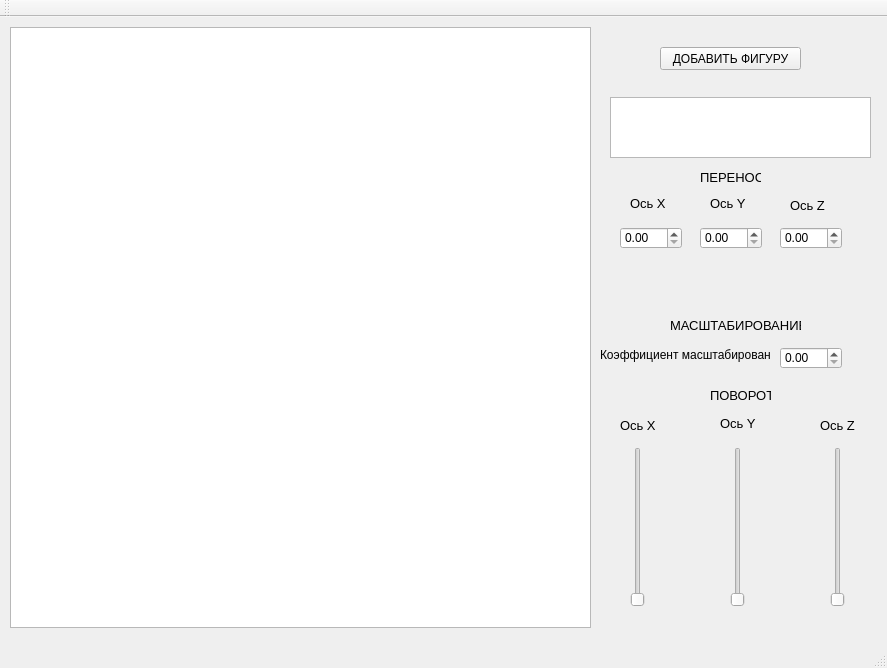
<?xml version="1.0" encoding="UTF-8"?>
<ui version="4.0">
 <class>MainWindow</class>
 <widget class="QMainWindow" name="MainWindow">
  <property name="geometry">
   <rect>
    <x>0</x>
    <y>0</y>
    <width>887</width>
    <height>668</height>
   </rect>
  </property>
  <property name="windowTitle">
   <string>MainWindow</string>
  </property>
  <widget class="QWidget" name="centralWidget">
   <widget class="QGraphicsView" name="graphicsView">
    <property name="geometry">
     <rect>
      <x>10</x>
      <y>10</y>
      <width>581</width>
      <height>601</height>
     </rect>
    </property>
   </widget>
   <widget class="QSlider" name="verticalSlider">
    <property name="geometry">
     <rect>
      <x>630</x>
      <y>430</y>
      <width>16</width>
      <height>160</height>
     </rect>
    </property>
    <property name="orientation">
     <enum>Qt::Vertical</enum>
    </property>
   </widget>
   <widget class="QSlider" name="verticalSlider_2">
    <property name="geometry">
     <rect>
      <x>730</x>
      <y>430</y>
      <width>16</width>
      <height>160</height>
     </rect>
    </property>
    <property name="orientation">
     <enum>Qt::Vertical</enum>
    </property>
   </widget>
   <widget class="QSlider" name="verticalSlider_3">
    <property name="geometry">
     <rect>
      <x>830</x>
      <y>430</y>
      <width>16</width>
      <height>160</height>
     </rect>
    </property>
    <property name="orientation">
     <enum>Qt::Vertical</enum>
    </property>
   </widget>
   <widget class="QLabel" name="label">
    <property name="geometry">
     <rect>
      <x>710</x>
      <y>370</y>
      <width>61</width>
      <height>16</height>
     </rect>
    </property>
    <property name="font">
     <font>
      <pointsize>10</pointsize>
     </font>
    </property>
    <property name="text">
     <string>ПОВОРОТ</string>
    </property>
   </widget>
   <widget class="QLabel" name="label_2">
    <property name="geometry">
     <rect>
      <x>620</x>
      <y>400</y>
      <width>41</width>
      <height>16</height>
     </rect>
    </property>
    <property name="font">
     <font>
      <pointsize>10</pointsize>
     </font>
    </property>
    <property name="text">
     <string>Ось X</string>
    </property>
   </widget>
   <widget class="QLabel" name="label_3">
    <property name="geometry">
     <rect>
      <x>720</x>
      <y>400</y>
      <width>47</width>
      <height>13</height>
     </rect>
    </property>
    <property name="font">
     <font>
      <pointsize>10</pointsize>
     </font>
    </property>
    <property name="text">
     <string>Ось Y</string>
    </property>
   </widget>
   <widget class="QLabel" name="label_4">
    <property name="geometry">
     <rect>
      <x>820</x>
      <y>400</y>
      <width>41</width>
      <height>16</height>
     </rect>
    </property>
    <property name="font">
     <font>
      <pointsize>10</pointsize>
     </font>
    </property>
    <property name="text">
     <string>Ось Z</string>
    </property>
   </widget>
   <widget class="QLabel" name="label_5">
    <property name="geometry">
     <rect>
      <x>670</x>
      <y>300</y>
      <width>131</width>
      <height>16</height>
     </rect>
    </property>
    <property name="font">
     <font>
      <pointsize>10</pointsize>
     </font>
    </property>
    <property name="text">
     <string>МАСШТАБИРОВАНИЕ</string>
    </property>
   </widget>
   <widget class="QLabel" name="label_6">
    <property name="geometry">
     <rect>
      <x>600</x>
      <y>330</y>
      <width>171</width>
      <height>16</height>
     </rect>
    </property>
    <property name="text">
     <string>Коэффициент масштабирования</string>
    </property>
   </widget>
   <widget class="QDoubleSpinBox" name="doubleSpinBox">
    <property name="geometry">
     <rect>
      <x>780</x>
      <y>330</y>
      <width>62</width>
      <height>22</height>
     </rect>
    </property>
   </widget>
   <widget class="QPushButton" name="pushButton">
    <property name="geometry">
     <rect>
      <x>660</x>
      <y>30</y>
      <width>141</width>
      <height>23</height>
     </rect>
    </property>
    <property name="text">
     <string>ДОБАВИТЬ ФИГУРУ</string>
    </property>
   </widget>
   <widget class="QLabel" name="label_7">
    <property name="geometry">
     <rect>
      <x>700</x>
      <y>150</y>
      <width>61</width>
      <height>20</height>
     </rect>
    </property>
    <property name="font">
     <font>
      <pointsize>10</pointsize>
     </font>
    </property>
    <property name="text">
     <string>ПЕРЕНОС</string>
    </property>
   </widget>
   <widget class="QLabel" name="label_8">
    <property name="geometry">
     <rect>
      <x>630</x>
      <y>180</y>
      <width>47</width>
      <height>13</height>
     </rect>
    </property>
    <property name="font">
     <font>
      <pointsize>10</pointsize>
     </font>
    </property>
    <property name="text">
     <string>Ось X</string>
    </property>
   </widget>
   <widget class="QLabel" name="label_9">
    <property name="geometry">
     <rect>
      <x>710</x>
      <y>180</y>
      <width>47</width>
      <height>13</height>
     </rect>
    </property>
    <property name="font">
     <font>
      <pointsize>10</pointsize>
     </font>
    </property>
    <property name="text">
     <string>Ось Y</string>
    </property>
   </widget>
   <widget class="QLabel" name="label_10">
    <property name="geometry">
     <rect>
      <x>790</x>
      <y>180</y>
      <width>41</width>
      <height>16</height>
     </rect>
    </property>
    <property name="font">
     <font>
      <pointsize>10</pointsize>
     </font>
    </property>
    <property name="text">
     <string>Ось Z</string>
    </property>
   </widget>
   <widget class="QDoubleSpinBox" name="doubleSpinBox_2">
    <property name="geometry">
     <rect>
      <x>620</x>
      <y>210</y>
      <width>62</width>
      <height>22</height>
     </rect>
    </property>
   </widget>
   <widget class="QDoubleSpinBox" name="doubleSpinBox_3">
    <property name="geometry">
     <rect>
      <x>700</x>
      <y>210</y>
      <width>62</width>
      <height>22</height>
     </rect>
    </property>
   </widget>
   <widget class="QDoubleSpinBox" name="doubleSpinBox_4">
    <property name="geometry">
     <rect>
      <x>780</x>
      <y>210</y>
      <width>62</width>
      <height>22</height>
     </rect>
    </property>
   </widget>
   <widget class="QPlainTextEdit" name="plainTextEdit">
    <property name="geometry">
     <rect>
      <x>610</x>
      <y>80</y>
      <width>261</width>
      <height>61</height>
     </rect>
    </property>
   </widget>
  </widget>
  <widget class="QMenuBar" name="menuBar">
   <property name="geometry">
    <rect>
     <x>0</x>
     <y>0</y>
     <width>887</width>
     <height>18</height>
    </rect>
   </property>
  </widget>
  <widget class="QToolBar" name="mainToolBar">
   <attribute name="toolBarArea">
    <enum>TopToolBarArea</enum>
   </attribute>
   <attribute name="toolBarBreak">
    <bool>false</bool>
   </attribute>
  </widget>
  <widget class="QStatusBar" name="statusBar"/>
 </widget>
 <layoutdefault spacing="6" margin="11"/>
 <resources/>
 <connections/>
</ui>
